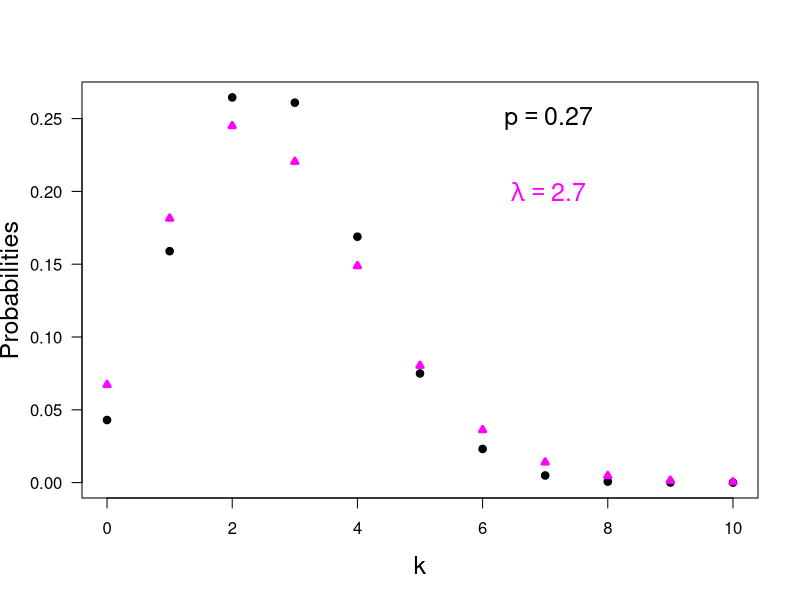

Source code (R):
print('file: SolutionPoissonBinomial.R')
# EXERCISE & SOLUTION: compare binomial & Poisson distribution
n = 10; k = seq(0,n); p = 0.27; pk = dbinom(x=k,size=n,prob=p)
lambda1 = sum(k*pk); lambda1r = round(lambda1,3)
pkp = dpois(k,lambda=lambda1)
# png('BinomPoisson160817.png',width=16,height=12,units='cm',res=300)
plot(k,pk,type='p',lwd=4,col='black',xlab='k',ylim=c(0,max(c(pkp,pk))),
     ylab='Probabilities',las=1,cex=0.6,cex.lab=1.5)
points(k,pkp,col='magenta',lwd=3,cex=0.6,pch=24)
text(7,0.25,bquote(~p == .(p)),col='black',cex=1.5)
text(7,0.2,bquote(~lambda == .(lambda1r)),col='magenta',cex=1.5)
# dev.off()